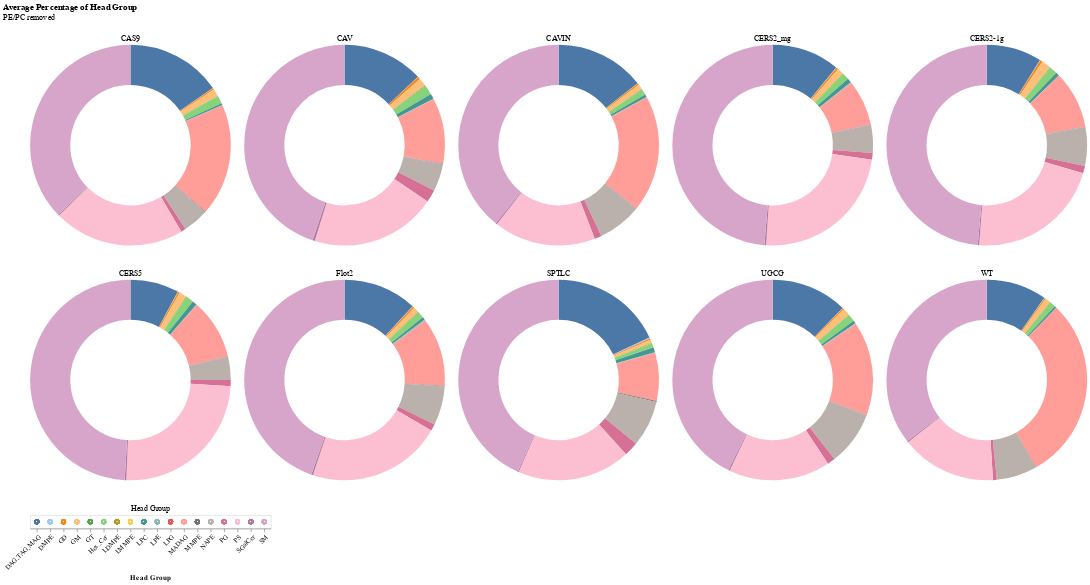

The cell this chart's notebook holds for it:
### Code cell
chart_listw = []

# create selection tool
click = alt.selection_point(fields=['Head Group'])

# create head group legend
heads = alt.Chart(hg2_long).mark_point().encode(
    x=alt.X('Head Group').axis(labelAngle=-45),
    color=alt.condition(click, 'Head Group', alt.value('lightgray')),
    ).add_params(click).properties(title={'text':[], 'subtitle':'Head Group'})

for ptn in hg2_long['Mutation'].unique():
    source = hg2_long[hg2_long['Mutation'] == ptn]
    
    donut = alt.Chart(source).mark_arc(innerRadius=90).encode(
        theta='mean(Fraction):Q',
        color=alt.condition(click, 'Head Group', 
                            alt.value('lightgray'), 
                            scale=alt.Scale(scheme='tableau20'), 
                            legend=None),
        opacity = alt.condition(click, alt.value(1), alt.value(0.1)),
        tooltip=['Head Group', 'mean(Fraction)']
    ).add_params(click).properties(
        width=300,
        title={'text':[], 'subtitle':ptn}
    )
    
    chart_listw.append(donut)
    
# d = alt.hconcat(*chart_list[:3]) & alt.hconcat(*chart_list[3:6]) & alt.hconcat(*chart_list[6:9]) & (chart_list[9] | heads)
# d = d.properties(title={'text':['Average Percentage of Head Group'], 'subtitle':['PE/PC removed'], 'color': 'white', 
#                         'subtitleColor':'white'}
#                 ).configure(background='black').configure_axis(labelColor='white')
# # d.save('graphs/pos_mode_whole_dataset/updated_HeadGroupDonutCharts_noPC-PE_interactive.html')
# d

d = alt.hconcat(*chart_listw[:5]) & alt.hconcat(*chart_listw[5:]) & heads
d = d.properties(title={'text':['Average Percentage of Head Group'],  'subtitle':['PE/PC removed']}).configure(background='white')
# d.save('graphs/pos_mode_whole_dataset/updated_HeadGroupDonutCharts_noPC-PE_interactive.html')
d
